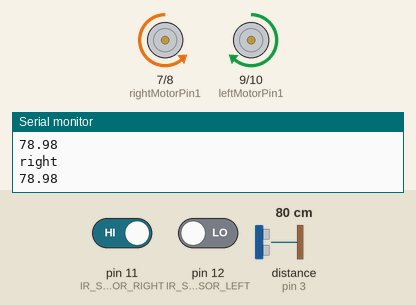
Simulated run of this sketch. Board: Arduino Uno, built with avr-gcc and run on an emulated ATmega328P. Shown: motor-driver pin pairs drawn as motors (green arrow = first pin HIGH = forward, orange = second pin HIGH = backward, longer = more drive, scaled by the enable pin), the last lines printed to the serial monitor. Wiring (inferred from the names in the program): ultrasonic range finder: trigger pin 4; echo pin 3. Inputs (shaded band) come from the test bench; at power-on: distance to the obstacle (sensor on pin 3) 80 cm, pin 11 (IR_SENSOR_RIGHT) HIGH, pin 12 (IR_SENSOR_LEFT) LOW. The echo pulse lasts 58.3 µs per cm.

Above: at 1.2 s.
1.3 s: distance to the obstacle (sensor on pin 3) set to 12 cm
2.8 s: distance to the obstacle (sensor on pin 3) set to 9 cm
At 3.5 s:
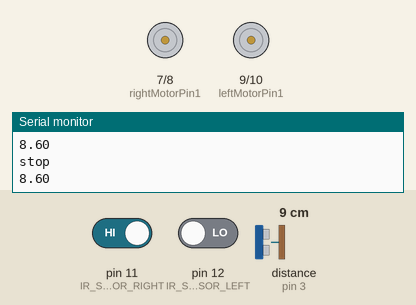
4.3 s: distance to the obstacle (sensor on pin 3) set to 18 cm
At 4.7 s:
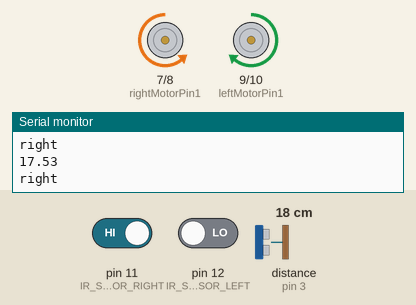
5.8 s: pin 11 (IR_SENSOR_RIGHT) driven LOW
At 7.0 s:
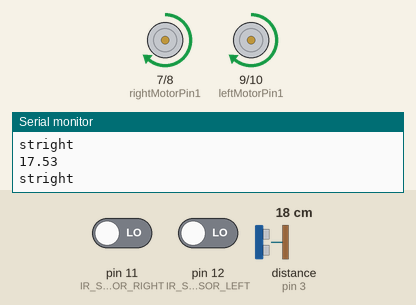
7.3 s: pin 12 (IR_SENSOR_LEFT) driven HIGH
At 8.0 s:
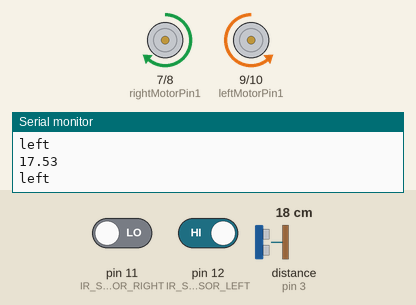
8.8 s: pin 12 (IR_SENSOR_LEFT) driven LOW
At 9.3 s:
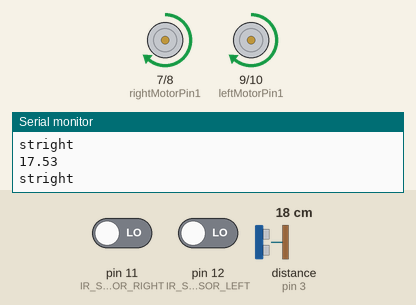
Timing chart, 0 to 11.3 s (numbered marks = the images above; inputs shaded):
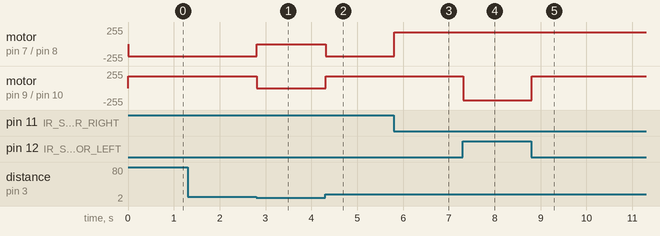

Measured:
- the behaviour switches between 11 and 10 cm on distance to the obstacle (sensor on pin 3) (found by bisection; images 0 and 1)
- after the input at 2.8 s, motor on pin 7 (rightMotorPin1) / pin 8 (rightMotorPin2): backward 180/255 → stopped at once; motor on pin 9 (leftMotorPin1) / pin 10 (leftMotorPin2): forward 180/255 → stopped at once
- after the input at 4.3 s, motor on pin 7 (rightMotorPin1) / pin 8 (rightMotorPin2): stopped → backward 180/255 at once; motor on pin 9 (leftMotorPin1) / pin 10 (leftMotorPin2): stopped → forward 180/255 at once
- after the input at 5.8 s, motor on pin 7 (rightMotorPin1) / pin 8 (rightMotorPin2): backward 180/255 → forward 180/255 at once
- after the input at 7.3 s, motor on pin 9 (leftMotorPin1) / pin 10 (leftMotorPin2): forward 180/255 → backward 180/255 at once
- after the input at 8.8 s, motor on pin 9 (leftMotorPin1) / pin 10 (leftMotorPin2): backward 180/255 → forward 180/255 at once

The sketch:

Path_following_with_object_detection.ino
```cpp
#define IR_SENSOR_RIGHT 11
#define IR_SENSOR_LEFT 12
#define MOTOR_SPEED 180

//Right motor
int enableRightMotor=6;
int rightMotorPin1=7;
int rightMotorPin2=8;

//Left motor
int enableLeftMotor=5;
int leftMotorPin1=9;
int leftMotorPin2=10;

int trigPin = 4;    // TRIG pin
int echoPin = 3;    // ECHO pin

float duration_us, distance_cm;


void setup()
{
  //The problem with TT gear motors is that, at very low pwm value it does not even rotate.
  //If we increase the PWM value then it rotates faster and our robot is not controlled in that speed and goes out of line.
  //For that we need to increase the frequency of analogWrite.
  //Below line is important to change the frequency of PWM signal on pin D5 and D6
  //Because of this, motor runs in controlled manner (lower speed) at high PWM value.
  //This sets frequecny as 7812.5 hz.
//  TCCR0B = TCCR0B & B11111000 | B00000010 ;

  // put your setup code here, to run once:
  Serial.begin(9600);
  pinMode(enableRightMotor, OUTPUT);
  pinMode(rightMotorPin1, OUTPUT);
  pinMode(rightMotorPin2, OUTPUT);

  pinMode(enableLeftMotor, OUTPUT);
  pinMode(leftMotorPin1, OUTPUT);
  pinMode(leftMotorPin2, OUTPUT);

  pinMode(IR_SENSOR_RIGHT, INPUT);
  pinMode(IR_SENSOR_LEFT, INPUT);
  rotateMotor(0,0);

  // configure the trigger pin to output mode
  pinMode(trigPin, OUTPUT);
  // configure the echo pin to input mode
  pinMode(echoPin, INPUT);

}


void loop()
{
  // generate 10-microsecond pulse to TRIG pin
  digitalWrite(trigPin, HIGH);
  delayMicroseconds(10);
  digitalWrite(trigPin, LOW);

  // measure duration of pulse from ECHO pin
  duration_us = pulseIn(echoPin, HIGH);

  // calculate the distance
  distance_cm = 0.017 * duration_us;

  // print the value to Serial Monitor
  Serial.println(distance_cm);
  int rightIRSensorValue = digitalRead(IR_SENSOR_RIGHT);
  int leftIRSensorValue = digitalRead(IR_SENSOR_LEFT);

  //If none of the sensors detects black line, then go straight
  if (distance_cm <= 10)
  {
    rotateMotor(0, 0);
    Serial.println("stop");
  }
  else
  {
  if (rightIRSensorValue == LOW && leftIRSensorValue == LOW)
  {
    rotateMotor(MOTOR_SPEED, MOTOR_SPEED);
    Serial.println("stright");
  }
  //If right sensor detects black line, then turn right
  else if (rightIRSensorValue == HIGH && leftIRSensorValue == LOW )
  {
      rotateMotor(-MOTOR_SPEED, MOTOR_SPEED);
      Serial.println("right");
  }
  //If left sensor detects black line, then turn left
  else if (rightIRSensorValue == LOW && leftIRSensorValue == HIGH )
  {
      rotateMotor(MOTOR_SPEED, -MOTOR_SPEED);
      Serial.println("left");
  }
  //If both the sensors detect black line, then stop
  else
  {
    rotateMotor(0, 0);
    Serial.println("stop");
  }
}
}


void rotateMotor(int rightMotorSpeed, int leftMotorSpeed)
{

  if (rightMotorSpeed < 0)
  {
    digitalWrite(rightMotorPin1,LOW);
    digitalWrite(rightMotorPin2,HIGH);
  }
  else if (rightMotorSpeed > 0)
  {
    digitalWrite(rightMotorPin1,HIGH);
    digitalWrite(rightMotorPin2,LOW);
  }
  else
  {
    digitalWrite(rightMotorPin1,LOW);
    digitalWrite(rightMotorPin2,LOW);
  }

  if (leftMotorSpeed < 0)
  {
    digitalWrite(leftMotorPin1,LOW);
    digitalWrite(leftMotorPin2,HIGH);
  }
  else if (leftMotorSpeed > 0)
  {
    digitalWrite(leftMotorPin1,HIGH);
    digitalWrite(leftMotorPin2,LOW);
  }
  else
  {
    digitalWrite(leftMotorPin1,LOW);
    digitalWrite(leftMotorPin2,LOW);
  }
  analogWrite(enableRightMotor, abs(rightMotorSpeed));
  analogWrite(enableLeftMotor, abs(leftMotorSpeed));
}
```
